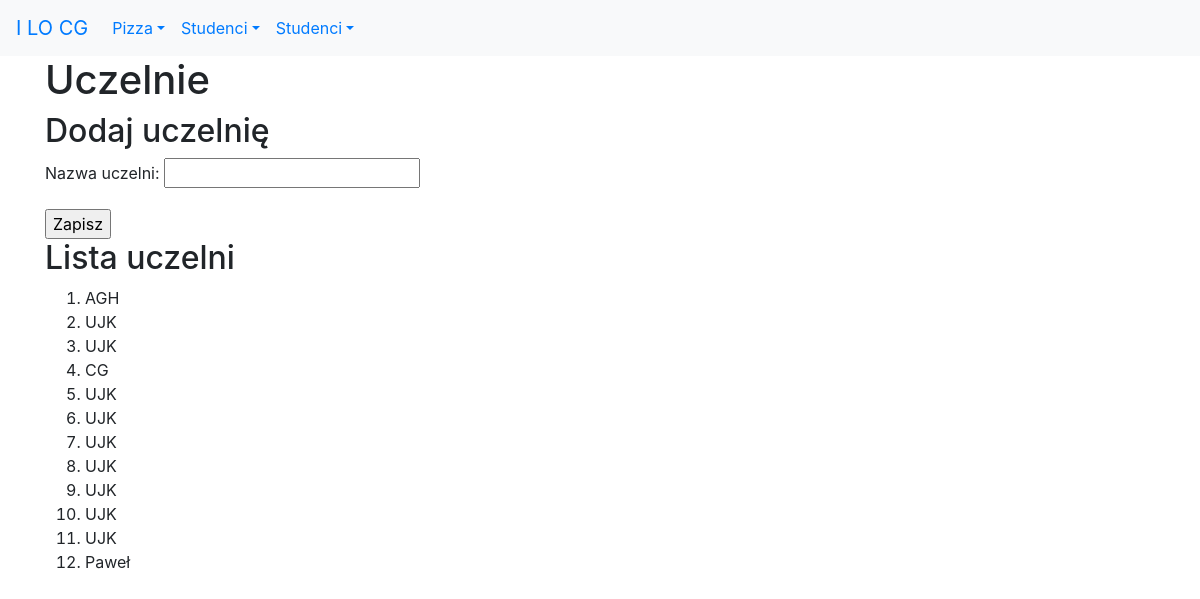
Screenshot of /studenci/uczelnie/ with the database file from the repository.
### studenci/models.py (models this page shows)
class Uczelnia(models.Model):
    nazwa = models.CharField(
        verbose_name='uczelnia',
        max_length=30,
        help_text='Nazwa uczelni')
    class Meta:
        verbose_name_plural = "uczelnia"

### studenci/views.py (the view)
# urls.py: path('uczelnie/', views.uczelnie, name='uczelnie'),
def uczelnie(request):
    if request.method == 'POST':
        form = UczelniaForm(request.POST)
        if form.is_valid():
            print(form.cleaned_data)
            u = Uczelnia(nazwa=form.cleaned_data['nazwa'])
            u.save()
            messages.success(request, "Poprawnie dodano dane!")
            return redirect(reverse('studenci:uczelnie'))
        else:
            messages.error(request, "Niepoprawne dane!")
    else:
        form = UczelniaForm
    uczelnie = Uczelnia.objects.all()
    kontekst = {'uczelnie': uczelnie, 'form': form}
    return render(request, 'studenci/uczelnie.html', kontekst)

### studenci/templates/studenci/uczelnie.html (shortened to what this page needs)
{% extends 'szablon.html' %}
{% block naglowek %}Uczelnie{% endblock naglowek %}
{% block tresc %}
<h2>Dodaj uczelnię</h2>
    <form action="." method="POST">
        {{ form.as_p }}
        <input type="submit" value="Zapisz">
    </form>
<h2>Lista uczelni</h2>
<ol>
    {% for uczelnia in uczelnie %}
        <li>{{ uczelnia.nazwa }}</li>
    {% endfor %}
</ol>
{% endblock tresc %}

### rows the page displays
Uczelnia: nazwa "AGH"
Uczelnia: nazwa "UJK"
Uczelnia: nazwa "UJK"
Uczelnia: nazwa "CG"
Uczelnia: nazwa "UJK"
Uczelnia: nazwa "UJK"
Uczelnia: nazwa "UJK"
Uczelnia: nazwa "UJK"
Uczelnia: nazwa "UJK"
Uczelnia: nazwa "UJK"
Uczelnia: nazwa "UJK"
Uczelnia: nazwa "Paweł"
